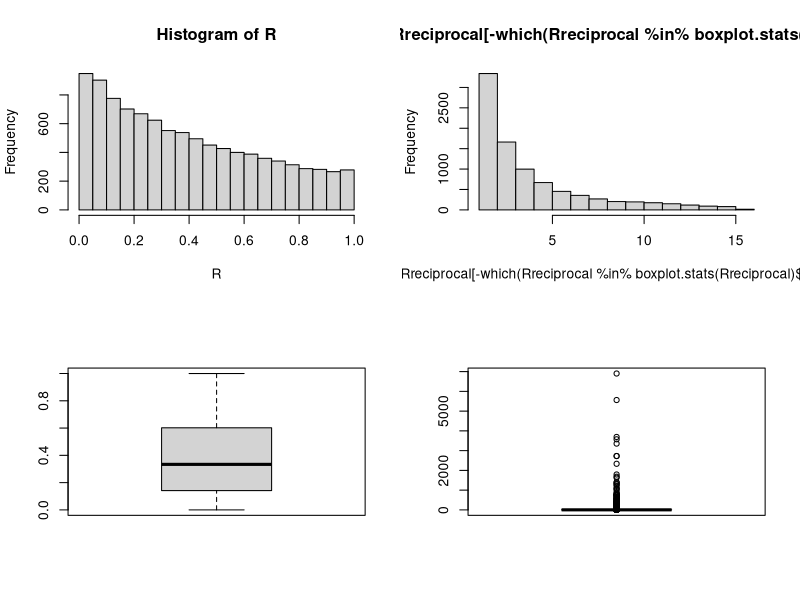

Reproduce this figure in R.
## ---- chunk 1
# load packages
library(ggplot2)
set.seed(0) # set seed for reproducibility
## ---- chunk 2
circleArea <- pi*runif(10000)^2 # simulate 10,000 circle areas
mean(circleArea)
var(circleArea)

## ---- chunk 3
stickBreakPoints <- runif(10000) # simulate 10,000 stick breaks
# create empty dataframe to hold the X and Y lengths
xyLengths <- setNames(data.frame(matrix(nrow = length(stickBreakPoints), ncol = 2)), c("X","Y"))

# loop to assign X and Y for each breakpoint, based on which is longer
for(i in 1:length(stickBreakPoints)){
  ifelse(stickBreakPoints[i]>=0.5,
         xyLengths$Y[i] <- stickBreakPoints[i],
         xyLengths$X[i] <- stickBreakPoints[i])
}

# update the NAs with 1-(the other value)
xyLengths$X[which(is.na(xyLengths$X))] <- 1-xyLengths$Y[which(is.na(xyLengths$X))]
xyLengths$Y[which(is.na(xyLengths$Y))] <- 1-xyLengths$X[which(is.na(xyLengths$Y))]

# Calculate R and 1/R
R <- xyLengths$X/xyLengths$Y
Rreciprocal <- 1/R

par(mfrow = c(2,2))
hist(R)
# plot without the outliers to better see the distribution
hist(Rreciprocal[-which(Rreciprocal %in% boxplot.stats(Rreciprocal)$out)])
boxplot(R)
boxplot(Rreciprocal)

# calculate E(R) and E(1/R) via their means and show summary stats
summary(R)
summary(Rreciprocal)
